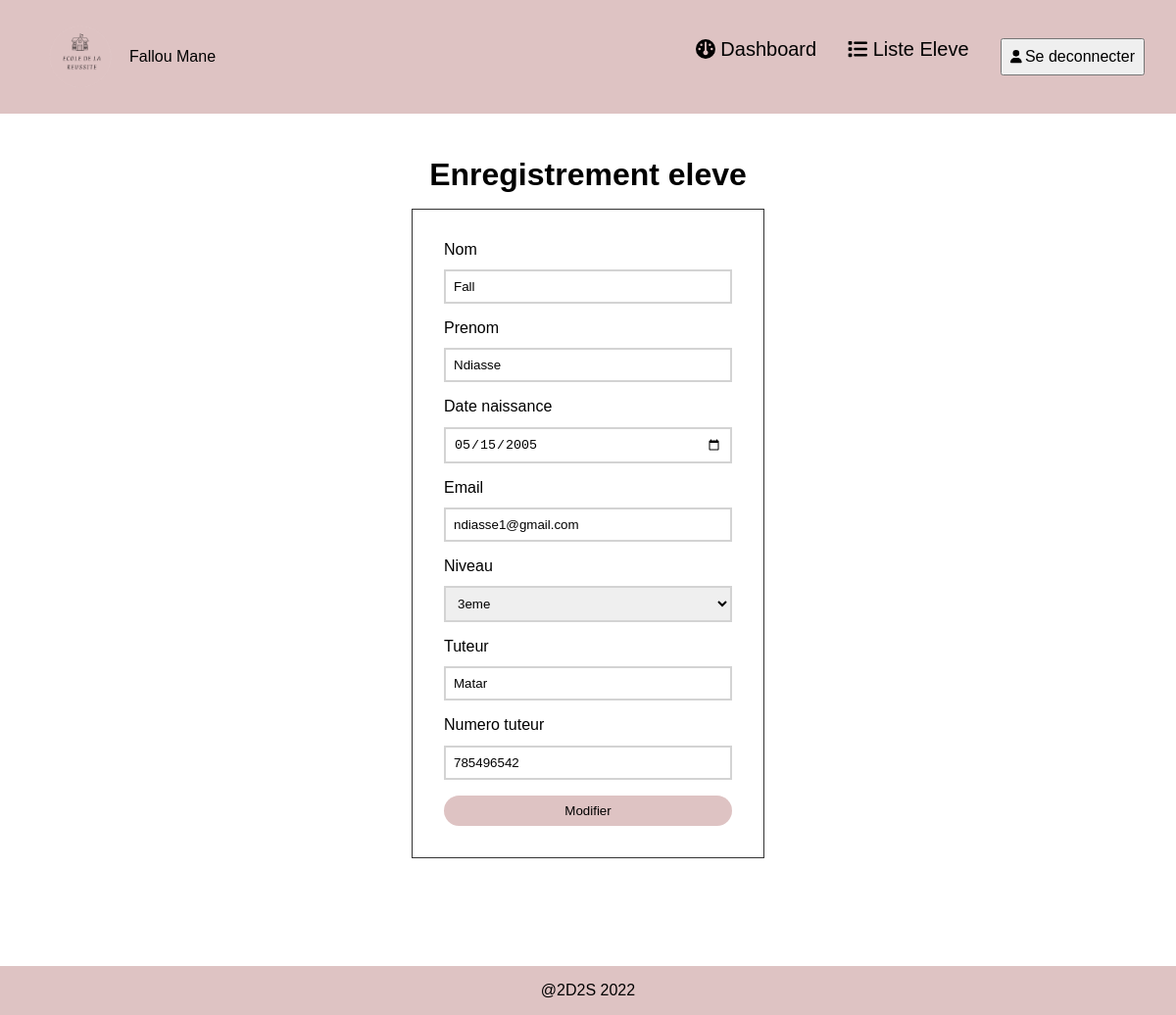
Page /eleve/ajout?edit_id=3 (signed in) on the committed database.
### tables this page shows
CREATE TABLE `eleve` (
  `id_eleve` int(11) NOT NULL,
  `matricule` varchar(255) NOT NULL,
  `nom` varchar(255) NOT NULL,
  `prenom` varchar(255) NOT NULL,
  `email` varchar(255) NOT NULL,
  `niveau` varchar(50) NOT NULL,
  `nom_tuteur` varchar(255) NOT NULL,
  `numero_tuteur` int(11) NOT NULL,
  `date_naiss` date NOT NULL,
  `date_ins` date NOT NULL,
  `date_modif` date DEFAULT NULL,
  `archive` tinyint(4) NOT NULL DEFAULT 0,
  `date_archivage` date DEFAULT NULL
);

### config/db.php (called while the page is built)
<?php
$conn = new PDO("mysql:host=localhost;dbname=2d2s", "root", "Namass@20");
return $conn;

### repositories/EleveRepo.php (called while the page is built, shortened)
<?php
class EleveRepo {
    private $conn;
    public function __construct()
    {
        $this->conn = require_once("../config/db.php");
    }
   public function selectOne($idElv){
    $eleve = null;
    $res = $this->conn->query("SELECT * FROM eleve WHERE id_eleve=$idElv");
    if ($res->rowCount() > 0) {
        $eleve = $res->fetchAll()[0];
    }
    return $eleve;
   }
}

### views/formEleve.php (the view, shortened to what this page needs)
<?php session_start();
include_once "../repositories/EleveRepo.php";
if (isset($_GET['edit_id'])) {
    $id = (int) $_GET['edit_id'];
$eleveRepo = new EleveRepo();
$eleve = $eleveRepo->selectOne($id);
  }
?>
<!DOCTYPE html>
<html lang="en">
<head>
    <link rel="stylesheet" href="https://cdnjs.cloudflare.com/ajax/libs/font-awesome/6.2.0/css/all.min.css"
 />
    <link rel="stylesheet" href="./css/form.css">
    <link rel="stylesheet" href="css/dashboardAdmin.css">
    <link rel="stylesheet" href="./css/index.css">
    <link rel="stylesheet" href="./css/form.css">
</head>
<body>
    <?php
        include "header.php";
    ?>
    <div id="form_ajout">
        <h1>Enregistrement eleve</h1>
        <form action="../controllers/traitementFormEleve.php" method="POST">
            <div class="form-group">
                <label for="nom">Nom</label>
                <input type="text" class="form-control" id="nom" name="nom" value=<?=$eleve['nom'] ?? null; ?>>
            </div>
            <div class="form-group">
                <label for="prenom">Prenom</label>
                <input type="text" class="form-control" id="prenom" name="prenom"
                    value=<?=$eleve['prenom'] ?? null ; ?>>
            </div>
            <div class="form-group">
                <label for="date_naiss">Date naissance</label>
                <input type="date" class="form-control" id="date_naiss" name="date_naiss"
                    value=<?=$eleve['date_naiss'] ?? null; ?>>
            </div>
            <div class="form-group">
                <label for="email">Email</label>
                <input type="email" class="form-control" id="email" name="email" value=<?=$eleve['email'] ?? null; ?>>
            </div>
            <div class="form-group">
                <label for="niveau">Niveau</label>
                <select name="niveau" class="form-control" id="niveau">
                    <option value=<?=$eleve['niveau'] ?? null; ?> selected><?=$eleve['niveau'] ?? null; ?></option>
                </select>
            </div>
            <div class="form-group">
                <label for="tuteur">Tuteur</label>
                <input type="text" class="form-control" name="tuteur" id="tuteur"
                    value=<?=$eleve['nom_tuteur'] ?? null; ?>>
            </div>
            <div class="form-group">
                <label for="num_tuteur">Numero tuteur</label>
                <input type="tel" class="form-control" id="num_tuteur" name="num_tuteur"
                    value=<?=$eleve['numero_tuteur'] ?? null; ?>>
            </div>
            <?php
            if (isset($_GET['edit_id'])):?>
            <input type="hidden" name="id" value=<?=$_GET['edit_id']?> /> <input type="submit" name="modifier_eleve"
                class="register" value="Modifier">
            <?php
            else:
            ?>
            <input type="submit" name="ajout_eleve" class="register" value="Enregistrer">
            <?php
            endif;
            ?>
        </form>
    </div>
    <?php
            include "footer.php";
        ?>
</body>
</html>

### views/css/form.css (style rules this page uses)
#form_ajout { margin-top: 10rem; display: flex; justify-content: center; align-items: center; flex-direction: column; margin-bottom: 10rem; }
#form_ajout form { display: flex; gap: 1rem; flex-direction: column; border: 1px solid #333; padding: 2rem; width: 30%; margin-top: 1rem; }
#form_ajout h1 { text-align: center; }
.form-group { display: flex; flex-direction: column; gap: .7rem; }
.form-control { padding: .5rem; outline: 0; border: 2px solid lightgrey; }
.register { outline: 0; padding: .5rem; background-color: #dec3c3; border: none; border-radius: 30px; }

### views/css/dashboardAdmin.css (style rules this page uses)
* { padding: 0%; margin: 0%; box-sizing: border-box; }

### views/css/index.css (style rules this page uses)
* { box-sizing: border-box; }
body { margin: 0; padding: 0; font-family: Arial, Helvetica, sans-serif; background-color: white; height: auto; }
h1 { text-align: center; }

### rows in the picture
eleve: nom "Fall", prenom "Ndiasse", date_naiss "05/15/2005", email "ndiasse1@gmail.com", niveau "3eme", tuteur "Matar", num_tuteur "785496542"

### other values in the picture
$_SESSION['prenom'] "Fallou"
$_SESSION['nom'] "Mane"
